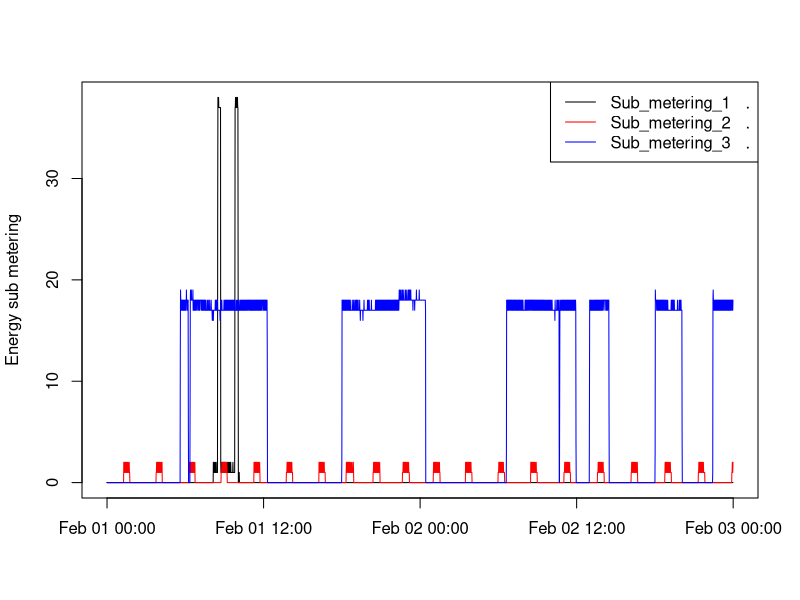

This chart was generated by the following R code:
## read the data
data <- read.table("data.txt", sep=";", header=T)

## convert the date factors to datestamp
dates = paste(data$Date, data$Time)
dates <- strptime(dates, "%d/%m/%Y %H:%M:%S")
data$Datestamp <- dates

## subset to Feb 1st/2nd in 2007
startdate <- strptime(c("2007/02/01 00:00:00"), "%Y/%m/%d %H:%M:%S" )
enddate <- strptime(c("2007/02/02 23:59:59"), "%Y/%m/%d %H:%M:%S" )
data <- subset(data, Datestamp >= startdate)
data <- subset(data, Datestamp <= enddate)

## convert the outputs as numeric
data.sm1 <- as.numeric(as.character(data$Sub_metering_1))
data.sm2 <- as.numeric(as.character(data$Sub_metering_2))
data.sm3 <- as.numeric(as.character(data$Sub_metering_3))

par(mfrow=c(1,1))


## setup the plot
plot(data$Datestamp, data.sm1, type="l", col="black", ylab = "Energy sub metering", xlab="", main="")
lines(data$Datestamp, data.sm2, col="red")
lines(data$Datestamp, data.sm3, col="blue")

## display the legend
place <- "topright"
cols <- c("black", "red", "blue")
## NOTE: the '   .' is a fix as per https://class.coursera.org/exdata-002/forum/search?q=legend#11-state-query=legend 
texts <- c("Sub_metering_1   .", "Sub_metering_2   .", "Sub_metering_3   .")
lines <- c(1,1,1)
legend(place, col=cols, texts, lty=lines)

## save the plot
dev.copy(png, file="plot3.png")
dev.off()
